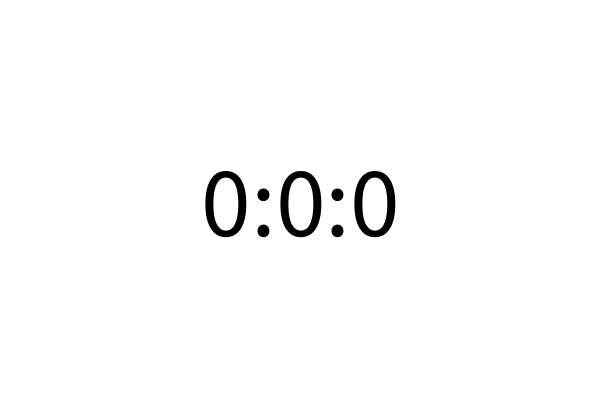
Frame 1 (no input)
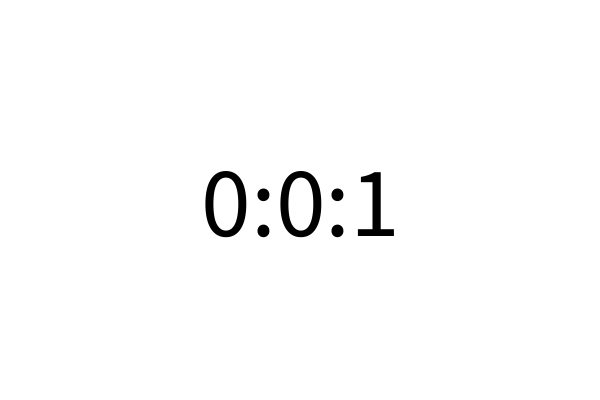
Frame 60 (the mouse pressed at the canvas centre just before this capture)
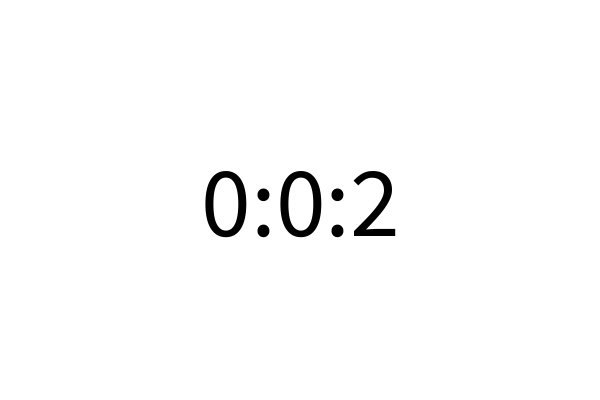
Frame 120 (the mouse held since frame 60 and released just before this capture)

The Processing sketch that drew these frames (run headless with seeded random() and noise(); from frame 60 on, the mouse is pressed at the canvas centre):

// Processing sketch: Timer
// ── Timer.pde
int seconds, minutes, hours;
String time;

void setup () {
  size(600, 400);
  background(255);
  seconds = 0;
  minutes = 0;
  hours = 0;

  fill(0);
  textSize(100);
  textAlign(CENTER, CENTER);
}

void draw() {
  seconds = frameCount / 60;
  minutes = seconds / 60;
  hours = minutes / 60;

  time = hours + ":" + minutes % 60 + ":" + seconds % 60;

  background(255);
  text(time, width/2, height/2);
}
